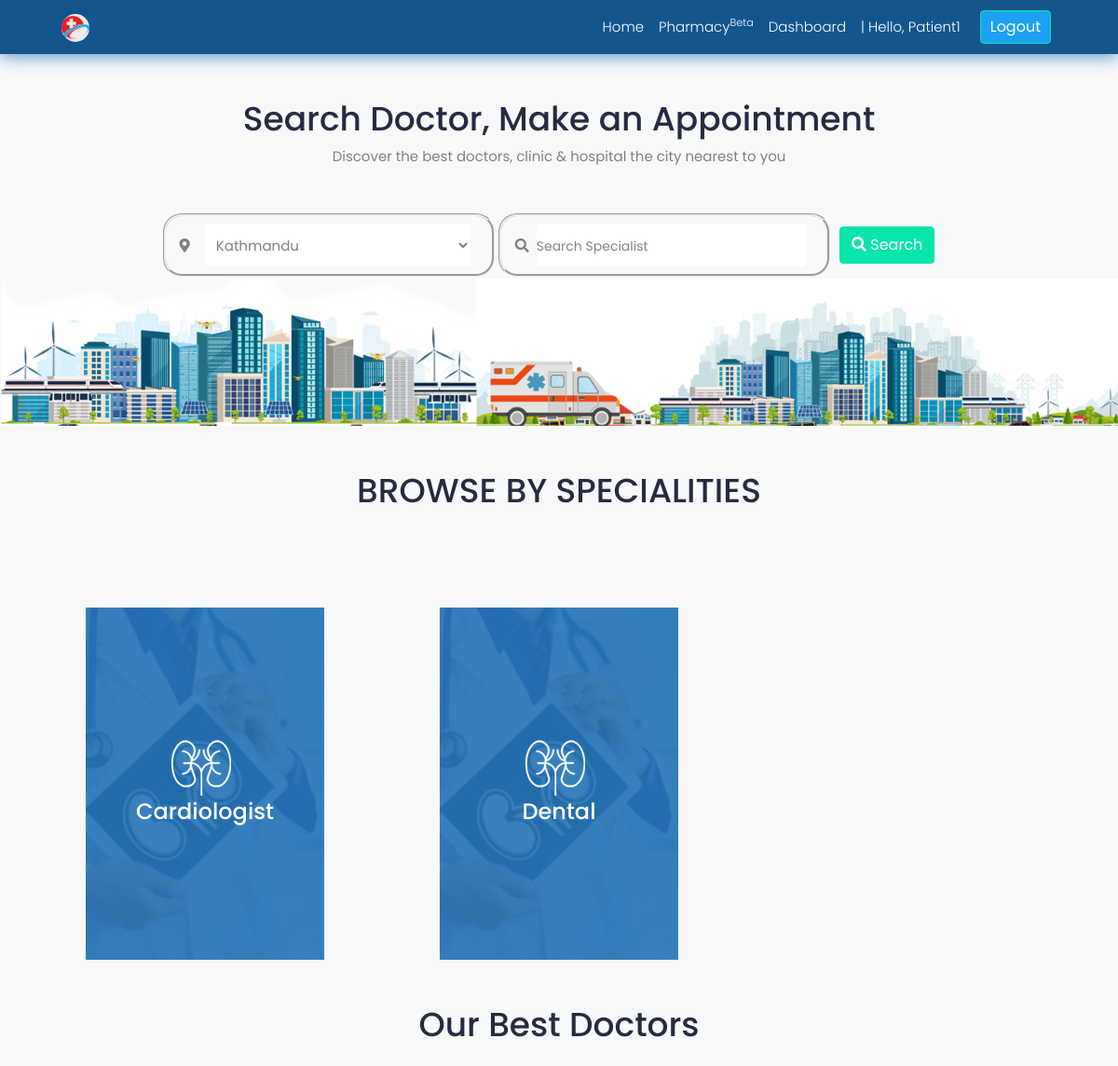
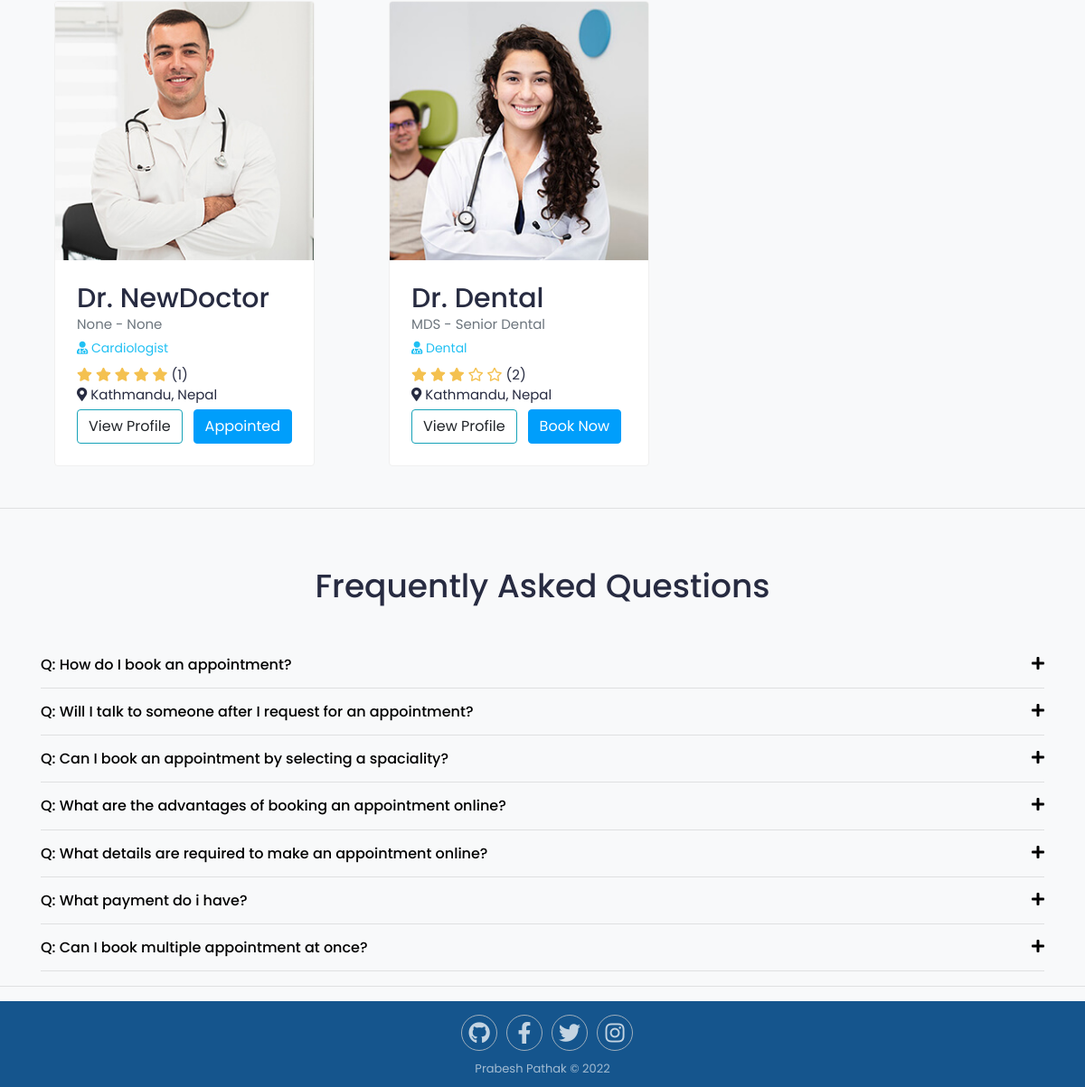
Page /home/ (signed in) on the committed database (2 pictures, top to bottom).
### accounts/models.py (models this page shows, shortened)
class User(AbstractUser):
    GENDER_CHOICES = (
    (0, 'male'),
    (1, 'female'),
    (2, 'not specified'),
)
    username = None
    is_doctor = models.BooleanField(default=False)
    is_patient = models.BooleanField(default=True)
    first_name = models.CharField(max_length=100)
    last_name = models.CharField(max_length=100)
    email = models.EmailField(max_length=40,unique=True)
    phone_number = models.CharField(max_length=20)
    address = models.CharField(max_length=100)
    dob = models.DateField(auto_now_add=False,null=True,blank=False)
    gender = models.IntegerField(choices=GENDER_CHOICES,null=False)
    created_at = models.DateTimeField(auto_now_add=True)
    updated_at = models.DateTimeField(auto_now_add=True)
    is_active = models.BooleanField(default=False)
    USERNAME_FIELD = 'email'
    REQUIRED_FIELDS = []
    objects = UserManager()

class Doctor(models.Model):
    user = models.OneToOneField(User,on_delete=models.CASCADE,primary_key=True)
    slug = models.SlugField(max_length=50,unique=True)
    specialist = models.ForeignKey(Specialist,on_delete=models.CASCADE)
    location = models.CharField(max_length=100)
    def averageReview(self):
        reviews = ReviewRating.objects.filter(review_doctor=self,review_status=True).aggregate(average=Avg('rating'))
        avg = 0
        if reviews['average'] is not None:
            avg = int(reviews['average'])
        return avg
    def totalRating(self):
        reviews = ReviewRating.objects.filter(review_doctor=self,review_status=True).count()
        return reviews

class DoctorProfile(models.Model):
    user = models.OneToOneField(User,on_delete=models.CASCADE)
    about_me = models.TextField(max_length=2000,blank=False)
    address_1 =  models.CharField(max_length=100,blank=True)
    address_2 =  models.CharField(max_length=100,blank=True)
    profile_pic = models.ImageField(blank=True,upload_to='profile/doctor',default='profile/default_user.jpg')
    education1 = models.CharField(max_length=50,blank=True,null=True)
    university1 = models.CharField(max_length=50,blank=True,null=True)
    from_year1 = models.CharField(max_length=50,blank=True,null=True)
    to_year1 = models.CharField(max_length=50,blank=True,null=True)
    education2 = models.CharField(max_length=50,blank=True,null=True)
    university2 = models.CharField(max_length=50,blank=True,null=True)
    from_year2 = models.CharField(max_length=50,blank=True,null=True)
    to_year2 = models.CharField(max_length=50,blank=True,null=True)
    professtion_title1 = models.CharField(max_length=50,blank=True,null=True)
    professtion_from_year1 = models.CharField(max_length=50,blank=True,null=True)
    professtion_to_year1 = models.CharField(max_length=50,blank=True,null=True)
    place_1 = models.CharField(max_length=50,blank=True,null=True)
    place_2 = models.CharField(max_length=50,blank=True,null=True)
    professtion_title2 = models.CharField(max_length=50,blank=True,null=True)
    professtion_from_year2 = models.CharField(max_length=50,blank=True,null=True)
    professtion_to_year2 = models.CharField(max_length=50,blank=True,null=True)
    services = models.CharField(max_length=200,blank=True,null=False)
    specialization = models.CharField(max_length=200,blank=True,null=False)

### specialist/models.py (models this page shows)
class Specialist(models.Model):
    specialist_name = models.CharField(max_length=50,unique=True)
    slug = models.SlugField(max_length=50,unique=True)
    def __str__(self):
        return self.specialist_name

### search/views.py (the view)
# urls.py: path('home/',views.homeAfter, name='homeAfter'),
@login_required(login_url = 'login')
def homeAfter(request):
    specialist = Specialist.objects.all()[:6]
    qs = Doctor.objects.filter()
    a = sorted(qs,key=getavg,reverse=True)[:6]
    context = {
        'specialist':specialist,
        'sorted_doc':a,
    }
    if request.user.is_patient:
        app = Appointment.objects.filter(patient_app=request.user.patient)
        for i in a:
            for j in app:
                if i.slug == j.doctor_app.slug:
                    i.appointed=True and j.status == "pending"
                    i.pp = j.id
        context['app'] = app
    return render(request,'home-search/home-after.html',context)

### templates/home-search/home-after.html (shortened to what this page needs)
{% extends "base.html"%} {% load static %}
{% block content %}
<div class="container-fluid bg-body">
  <div class="text-center pt-5 mb-5" style="position: relative">
    <h1>Search Doctor, Make an Appointment</h1>
    <p class="search-text">
      Discover the best doctors, clinic & hospital the city nearest to you
    </p>
  </div>
  <form action="{% url 'search' %}" method="GET">
    <div id="search-location-box" class="row w-75 m-auto">
      <div class="box col-md-5 d-flex align-items-center w-100">
        <i class="fas fa-map-marker-alt mr-2"></i>
        <select class="p-2 select form-control m-2" id="location" name="location" form="">
          <option value="Kathmandu">Kathmandu</option>
        </select>
      </div>
      <div class="box float-left col-md-5 d-flex align-items-center" style="width: 100%">
        <i class="fas fa-search" ></i>
        <input
          type="text"
          name="specialist_name"
          placeholder="Search Specialist"
          class="form-control m-2 col-sm-0"
          list="specialist"
        />
      </div>
      {% if user.is_patient %}
        <button class="btn btn-primary  mx-2 pt-0 pb-0 mt-3 mb-3" type="submit">
          <i class="fas fa-search"></i> Search
        </button>
      {% else %}
      <i
            class="fas fa-info-circle"
            data-toggle="tooltip"
            title="It seems like you are registered as Doctor"
          ></i>
      {% endif %}
    </div>
  </form>
</div>
<div>
  <img
    src="{% static 'images/homeAfter/search-bg.png' %}"
    class="search-img img-responsive"
    alt=""
  />
</div>
<div class="text-center pt-5 pb-5">
  <h1 class="browse-by">BROWSE BY SPECIALITIES</h1>
</div>
<div class="container align-items-center ">
  <div class="row ">
    {% for i in specialist %}
    <a class="col-md-4 mt-5 col-sm-3 " href="/search/?location=Kathmandu&specialist_name={{i.specialist_name}}">
      <div class="card border-0 m-auto" style="width: 16rem">
        <div class="card-body cover">
          <div class="icon">
            <img
              class="pl-4"
              src="{% static 'images/homeAfter/1.png' %}"
              alt=""
            />
          </div>
          <div class="text-white text-center title m-auto">
            <h3 id="specialist-name">{{i.specialist_name}}</h3>
          </div>
        </div>
      </div>
    </a>
    {% endfor %}
  </div>
  <div class="uppercase text-center pt-5">
    <h1 class="">Our Best Doctors</h1>
  </div>
  <div class="container mx-auto mt-4 ">
    <div class="row">
      {% for docs in sorted_doc %}
      <div class="col-md-4">
        <div class="card" style="width: 18rem">
          <img
            src="{{docs.user.doctorprofile.profile_pic.url}}"
            class="card-img-top"
            alt="..."
          />
          <div class="card-body">
            <h2 class="mb-1 overflow-hidden" style="height: 2rem ;">Dr. {{docs.user.first_name}} {{docs.user.last_name}}</h2>
            <p class="text-secondary mb-1">{{docs.user.doctorprofile.education1}} - {{docs.user.doctorprofile.professtion_title1}}</p>
            <p class="doc-department"><i class="fas fa-user-md img-fluid"></i> {{docs.specialist}}</p>
            <div class="rating">
              <i class="fas fa-star"></i>
                                    <i class="{% if docs.averageReview > 1 %}fas fa-star {% else %}far fa-star{% endif %}"></i>
                                    <i class="{% if docs.averageReview > 2 %}fas fa-star {% else %}far fa-star{% endif %}"></i>
                                    <i class="{% if docs.averageReview > 3 %}fas fa-star {% else %}far fa-star{% endif %}"></i>
                                    <i class="{% if docs.averageReview > 4 %}fas fa-star {% else %}far fa-star{% endif %}"></i>
              <span class="d-inline-block average-rating">({{docs.totalRating}})</span>
            </div>
            <p class="card-text mb-1">
            <i class="fas fa-map-marker-alt"></i>
            {{docs.location}}, Nepal
            </p>
            <a href="{% url 'doctorDetail' docs.specialist.slug docs.slug %}"
            class="btn mr-2 border-info">View Profile</a>
            {% if docs.appointed %}
            <a href="{% url 'appointmentDetails' docs.specialist.slug docs.slug docs.pp %}" class="btn btn-info">Appointed</a>
            {% else %}
            <a href="{% url 'doctorAppointment' docs.specialist.slug docs.slug  %}" class="btn btn-info">Book Now</a>
            {% endif %}
          </div>
        </div>
      </div>
      {% endfor %}
    </div>
  </div>
</div>
<hr />
<div class="question-margin container">
  <h1 class="text-center p-5">Frequently Asked Questions</h1>
  <div>
    <h5>
      <a
        class="questions"
        data-bs-toggle="collapse"
        href="#collapseExample1"
        role="button"
        aria-expanded="false"
        aria-controls="collapseExample1"
      >
        Q: How do I book an appointment?
        <em
          class="fa fa-plus float-right"
          data-bs-toggle="collapse"
          href="#collapseExample1"
          role="button"
          aria-expanded="false"
          aria-controls="collapseExample1"
        ></em>
      </a>
    </h5>
    <hr />
  </div>
  <div>
    <h5>
      <a
        class="questions"
        data-bs-toggle="collapse"
        href="#collapseExample2"
        role="button"
        aria-expanded="false"
        aria-controls="collapseExample"
      >
        Q: Will I talk to someone after I request for an appointment?
        <em
          class="fa fa-plus float-right"
          data-bs-toggle="collapse"
          href="#collapseExample2"
          role="button"
          aria-expanded="false"
          aria-controls="collapseExample"
        ></em>
      </a>
    </h5>
    <hr />
  </div>
  <div>
    <h5>
      <a
        class="questions"
        data-bs-toggle="collapse"
        href="#collapseExample3"
        role="button"
        aria-expanded="false"
        aria-controls="collapseExample"
      >
        Q: Can I book an appointment by selecting a spaciality?
        <em
          class="fa fa-plus float-right"
          data-bs-toggle="collapse"
          href="#collapseExample3"
          role="button"
          aria-expanded="false"
          aria-controls="collapseExample"
        ></em>
      </a>
    </h5>
    <hr />
  </div>
  <div>
    <h5>
      <a
        class="questions"
        data-bs-toggle="collapse"
        href="#collapseExample4"
        role="button"
        aria-expanded="false"
        aria-controls="collapseExample"
      >
        Q: What are the advantages of booking an appointment online?
        <em
          class="fa fa-plus float-right"
          data-bs-toggle="collapse"
          href="#collapseExample4"
          role="button"
          aria-expanded="false"
          aria-controls="collapseExample"
        ></em>
      </a>
    </h5>
    <hr />
  </div>
  <div>
    <h5>
      <a
        class="questions"
        data-bs-toggle="collapse"
        href="#collapseExample5"
        role="button"
        aria-expanded="false"
        aria-controls="collapseExample"
      >
        Q: What details are required to make an appointment online?
        <em
          class="fa fa-plus float-right"
          data-bs-toggle="collapse"
          href="#collapseExample5"
          role="button"
          aria-expanded="false"
          aria-controls="collapseExample"
        ></em>
      </a>
    </h5>
    <hr />
  </div>
  <div>
    <h5>
      <a
        class="questions"
        data-bs-toggle="collapse"
        href="#collapseExample6"
        role="button"
        aria-expanded="false"
        aria-controls="collapseExample"
      >
        Q: What payment do i have?
        <em
          class="fa fa-plus float-right"
          data-bs-toggle="collapse"
          href="#collapseExample6"
          role="button"
          aria-expanded="false"
          aria-controls="collapseExample"
        ></em>
      </a>
    </h5>
    <hr />
  </div>
  <div>
    <h5>
      <a
        class="questions"
        data-bs-toggle="collapse"
        href="#collapseExample7"
        role="button"
        aria-expanded="false"
        aria-controls="collapseExample"
      >
        Q: Can I book multiple appointment at once?
        <em
          class="fa fa-plus float-right"
          data-bs-toggle="collapse"
          href="#collapseExample7"
          role="button"
          aria-expanded="false"
          aria-controls="collapseExample"
        ></em>
      </a>
    </h5>
    <hr />
  </div>
</div>
{% endblock %}

### templates/includes/navbar.html (shortened to what this page needs)
{% load static %}
<nav
  class="navbar navbar-expand-lg navbar-light text-white"
  id="navbar"
  style="background: #15558d; box-shadow: 0px 5px 15px #77aad6"
>
  <a
    class="navbar-brand mx-auto text-white ml-3"
    id="logo"
    href="{% url 'home' %}"
    ><img
      style="margin-left: 50px; border-radius: 50%; height: 30px; width: 30px"
      id="logo"
      src="../../static/images/newlogo.png"
      alt=""
      width="100px"
  /></a>
  <div
    class="collapse navbar-collapse justify-content-end"
    id="navbarSupportedContent"
  >
    {% if user.id is None %}
    <ul class="navbar-nav" style="margin-right: 50px">
      <li class="nav-item font-weight-light">
        <a
          id="login"
          class="nav-link text-white text-decoration-none"
          href="{% url 'login' %}"
          >Login
        </a>
      </li>
      <li class="nav-item font-weight-light">
        <a
          id="register"
          class="nav-link text-white text-decoration-none"
          href="{% url 'register' %}"
          >Register
        </a>
      </li>
    </ul>
    {% else %}
    <ul class="navbar-nav mr-lg-5 align-items-center">
      <li class="nav-item font-weight-light mx-2">
        <a class="text-white text-decoration-none" href="{% url 'homeAfter' %}"
          >Home</a
        >
      </li>
      <li class="nav-item font-weight-light mx-2">
        <a
          class="text-white text-decoration-none"
          href="{% url 'pharmacySearch' %}"
          >Pharmacy<sup>Beta</sup></a
        >
      </li>
      <li class="nav-item font-weight-light mx-2">
        <a class="text-white text-decoration-none" href="{% url 'dashboard' %}"
          >Dashboard</a
        >
      </li>
      <li class="nav-item font-weight-light mx-2">
        | Hello, {{user.first_name}}
      </li>
      <li class="nav-item font-weight-light mx-2">
        <a
          id="register"
          class="btn btn-outline-primary"
          href="{% url 'logout' %}"
          >Logout
        </a>
      </li>
    </ul>
    {% endif %}
  </div>
</nav>

### rows in the picture
User: first_name "Patient1"
Specialist: specialist_name "Cardiologist"
Specialist: specialist_name "Dental"
Doctor: user.doctorprofile.profile_pic (picture), user.first_name "NewDoctor", user.doctorprofile.education1 "None", user.doctorprofile.professtion_title1 "None", specialist "Cardiologist", totalRating "1", location "Kathmandu", shows "Appointed"
Doctor: user.doctorprofile.profile_pic (picture), user.first_name "Dental", user.doctorprofile.education1 "MDS", user.doctorprofile.professtion_title1 "Senior Dental", specialist "Dental", totalRating "2", location "Kathmandu", shows "Book Now"
